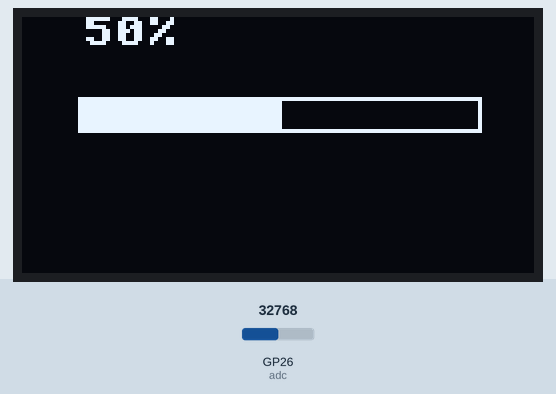
Bench run of a program on a simulated Raspberry Pi Pico running MicroPython. Shown: 128×64 one-colour display. The inputs (shaded band) are chosen by the test bench; at power-on: GP26 (adc) = 32768 (analog values on the 0–65535 scale). What the program prints to the serial console is not drawn.

Above: at 1.2 s.
1.3 s: GP26 (adc) set to 45874
At 2.0 s:
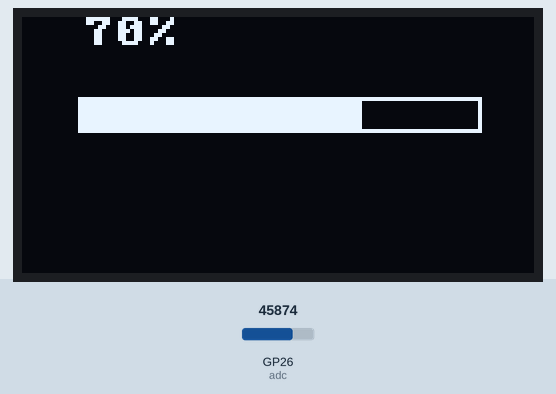
2.8 s: GP26 (adc) set to 57670
At 3.8 s:
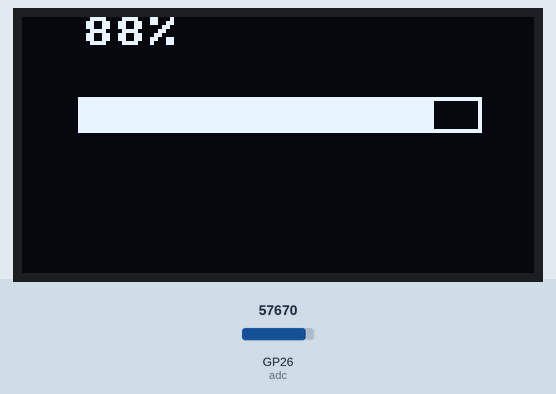
4.3 s: GP26 (adc) set to 65535
At 5.5 s:
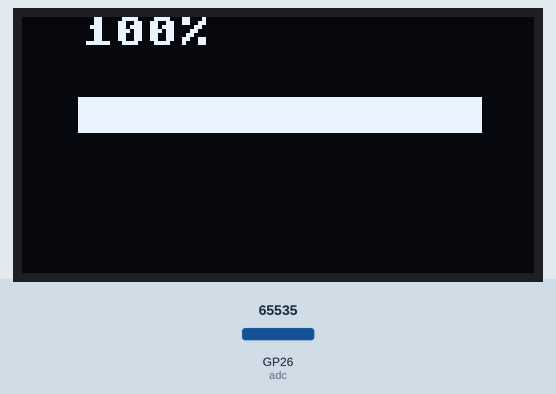
Timing chart, 0 to 7.3 s (numbered marks = the images above; inputs shaded):
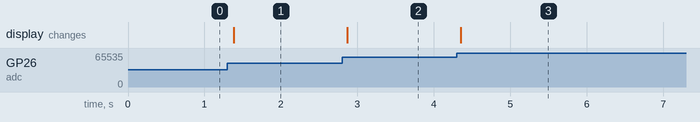

Measured:
- after the input at 1.3 s, the display: changes after 0.09 s (image 1)
- after the input at 2.8 s, the display: changes after 0.07 s (image 2)
- after the input at 4.3 s, the display: changes after 0.05 s (image 3)

The program:

pico_barGraph_OLED.py
```python
from machine import ADC, Pin, I2C
import time
import framebuf
from ssd1306 import SSD1306_I2C

adc = ADC(Pin(26))

i2c = I2C(0, sda=Pin(0), scl=Pin(1), freq=400000)
oled = SSD1306_I2C(128, 64, i2c)

while True:

    adc0 = int((adc.read_u16() / 65536) * 101)
    adcstr = str(adc0)
    print(adcstr)
    oled.text(adcstr + "%", 15, 0, 1)
    oled.hline(15, 20, 99, 1)
    oled.hline(15, 28, 99, 1)
    oled.vline(14, 20, 9, 1)
    oled.vline(114, 20, 9, 1)
    oled.fill_rect(15, 20, adc0, 8, 1)
    oled.show()
    time.sleep(0.05)
    oled.fill(0)
```
